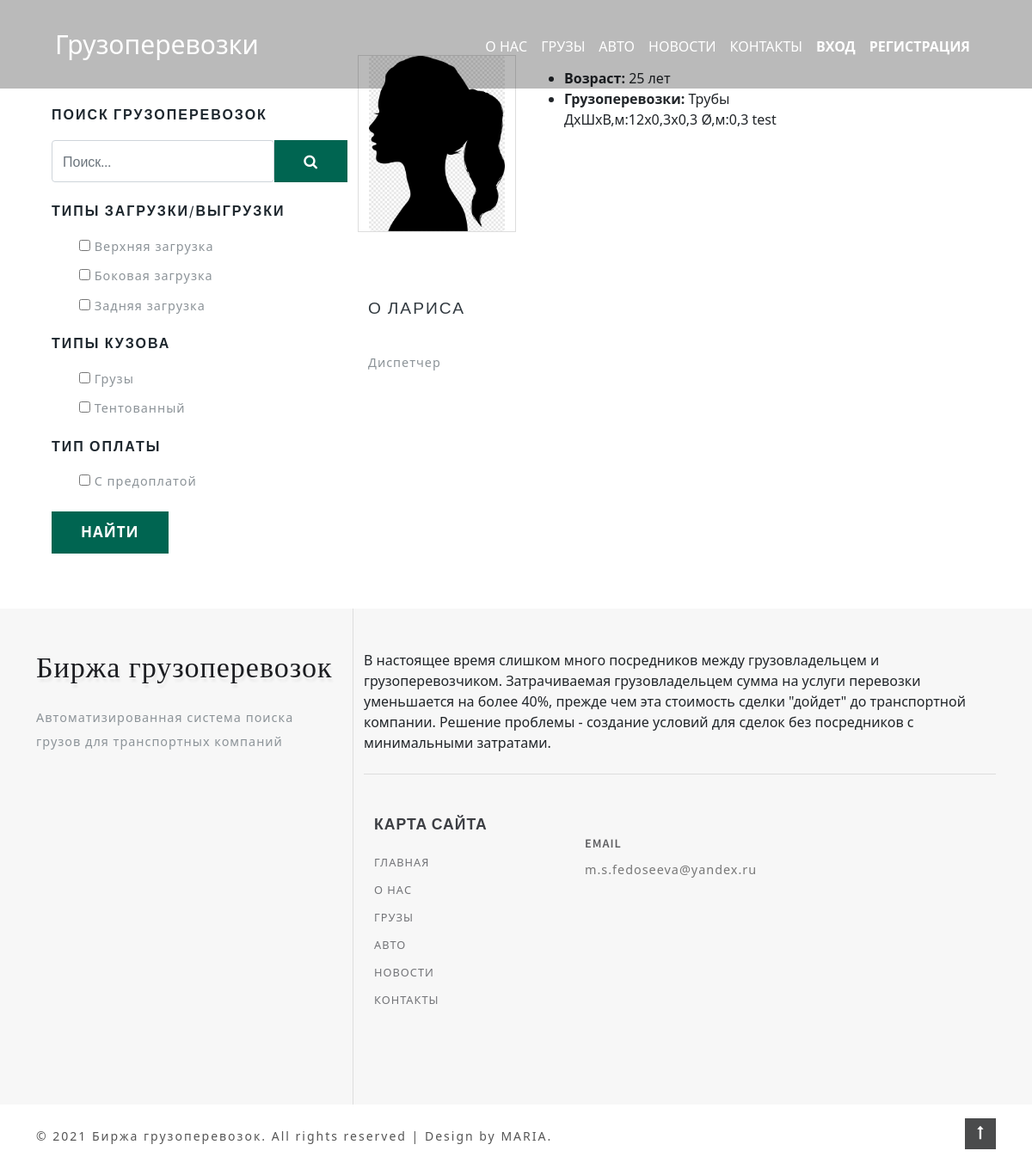
Page /worker/Лариса/ on the earlier database version.
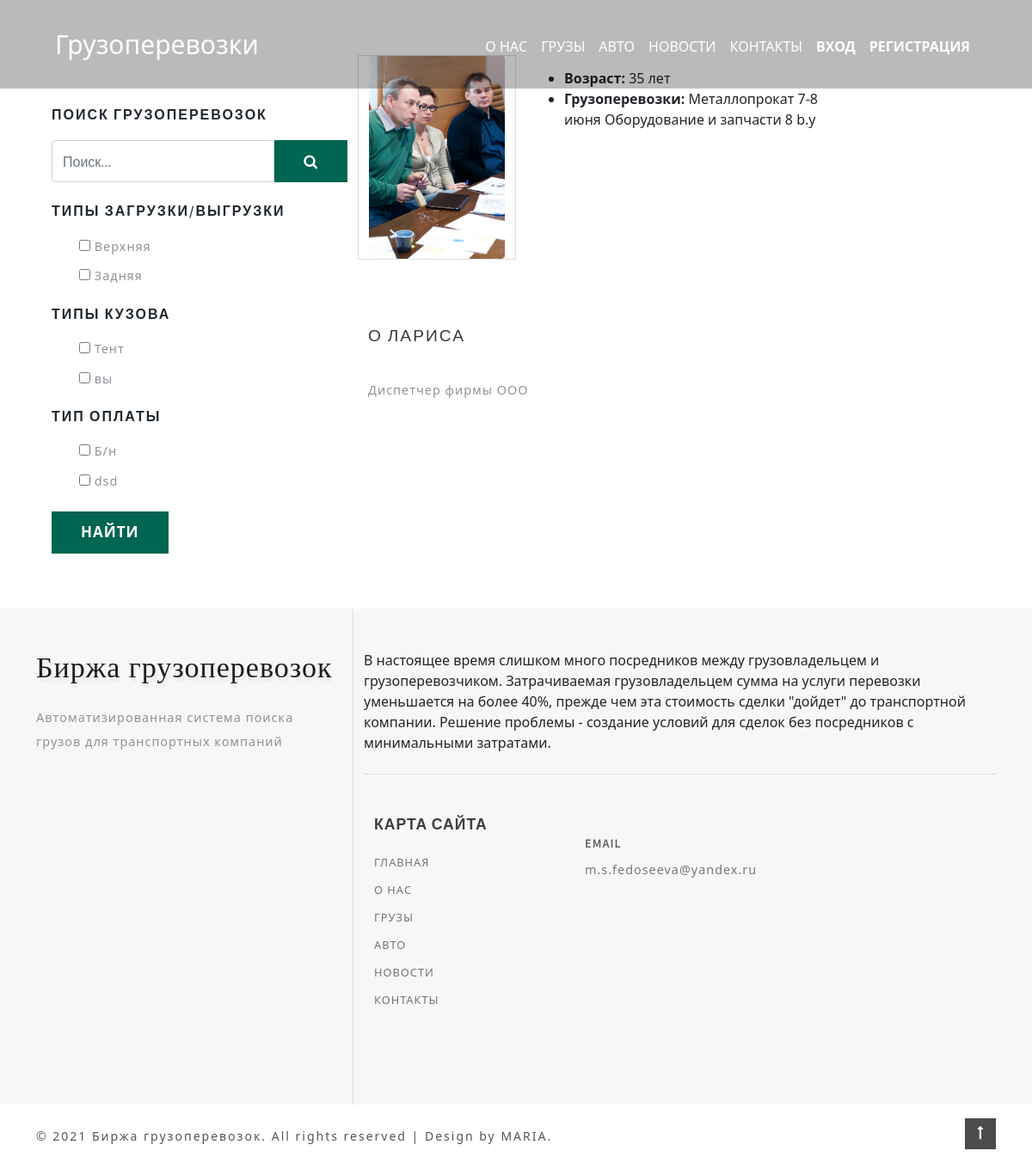
Same page on the later database version.
### freights/models.py (models this page shows, shortened)
class Type(models.Model):
    name = models.CharField("Имя", max_length=100)
    description = models.TextField("Описание")
    url = models.SlugField(max_length=160, unique=True)
    class Meta:
        verbose_name = "Типы загрузки"
        verbose_name_plural = "Типы загрузки"

class Category(models.Model):
    name = models.CharField("Тип кузова", max_length=150)
    description = models.TextField("Описание")
    url = models.SlugField(max_length=160, unique=True)
    class Meta:
        verbose_name = "Тип кузова"
        verbose_name_plural = "Типы кузова"

class Pays(models.Model):
    name = models.CharField("Имя", max_length=100)
    description = models.TextField("Описание")
    url = models.SlugField(max_length=160, unique=True)
    class Meta:
        verbose_name = "Тип оплаты"
        verbose_name_plural = "Типы оплаты"

class Worker(models.Model):
    name = models.CharField("Имя", max_length=100)
    age = models.PositiveSmallIntegerField("Возраст", default=0)
    description = models.TextField("Описание")
    image = models.ImageField("Изображение", upload_to="workers/")
    class Meta:
        verbose_name = "Директоры и диспетчеры"
        verbose_name_plural = "Директоры и диспетчеры"

class Freight(models.Model):
    title = models.CharField("Название", max_length=100)
    city1 = models.CharField("Загрузка", max_length=100, default='')
    description = models.TextField("Описание")
    author = models.ForeignKey(settings.AUTH_USER_MODEL, default=settings.AUTH_USER_MODEL, on_delete=models.CASCADE, )
    city2 = models.CharField("Выгрузка", max_length=100, default='')
    directors = models.ManyToManyField(Worker, verbose_name="диспетчер", related_name="freight_director")
    workers = models.ManyToManyField(Worker, verbose_name="директор", related_name="freight_worker")
    types = models.ManyToManyField(Type, verbose_name="типы")
    pays = models.ManyToManyField(Pays, verbose_name="типы оплаты")
    date_to = models.DateField("Дата загрузки", default=date.today)
    date_off = models.DateField("Дата выгрузки", default=date.today)
    volume = models.PositiveIntegerField(
        "Объем груза", default=10, help_text="указывать в м3"
    )
    weight = models.PositiveIntegerField(
        "Масса груза", default=0, help_text="указывать в тоннах"
    )
    sum = models.PositiveIntegerField(
        "Ставка", default=0, help_text="указывать сумму в рублях"
    )
    category = models.ForeignKey(
        Category, verbose_name="Тип кузова", on_delete=models.SET_NULL, null=True
    )
    url = models.SlugField(max_length=130, unique=True)
    draft = models.BooleanField("Черновик", default=False)
    def get_absolute_url(self):
        return reverse("freight_detail", kwargs={"slug": self.url})
    class Meta:
        verbose_name = "Грузоперевозка"
        verbose_name_plural = "Грузоперевозки"

### freights/views.py (the view)
# urls.py: path("worker/<str:slug>/", views.WorkerView.as_view(), name="worker_detail"),
class WorkerView(TypePay, DetailView):
    model = Worker
    template_name = 'freights/worker.html'
    slug_field = "name"

### freights/templatetags/freight_tag.py (called while the page is built)
@register.inclusion_tag('freights/tags/last_freight.html')
def get_last_freights(count=5):
    freights = Freight.objects.order_by("id")[:count]
    return {"last_freights": freights}

### freights/views.py (called while the page is built)
    def get_types(self):
        return Type.objects.all()

    def get_pays(self):
        return Pays.objects.all()

    def get_categories(self):
        return Category.objects.all()

### templates/freights/worker.html (shortened to what this page needs)
{% extends 'freights/base.html' %}
{% load static %}
{% block container %}
    <div class="container py-md-3">
{% endblock container %}
{% block sidebar %}
    <div class="side-bar col-lg-4">
{% endblock sidebar %}
{% block freight %}
    <div class="left-ads-display col-lg-8">
        <div class="row">
            <div class="desc1-left col-md-3">
                <img src="{{ worker.image.url }}" class="img-fluid" alt="">
            </div>
            <div class="desc1-right col-md-6 pl-lg-4">
                <ul>
                    <li>
                        <span><b>Возраст:</b> {{ worker.age }} лет</span></li>
                    <li><span><b>Грузоперевозки:</b>
                        {% for freight in worker.freight_director.all %}
                        {{ freight.title }}
                    {% endfor %}
                    </span>
                    </li>
                </ul>
            </div>
        </div>
        <div class="row sub-para-w3layouts mt-5">
            <h3 class="shop-sing editContent">
                О {{ worker.name }}
            </h3>
            <p style="width:100%" class="editContent">
                {{ worker.description|safe }}
            </p>
        </div>
    </div>
{% endblock freight %}

### templates/include/sidebar.html
{%load freight_tag%}
<div class="search-bar w3layouts-newsletter" style="margin-top:60px">
    <h3 class="sear-head editContent">Поиск грузоперевозок</h3>
    <form action="{% url 'search' %}" method="get" class="d-flex editContent">
        <input type="search" placeholder="Поиск..." name="q" class="form-control" required="">
        <button type="submit" class="btn1 btn">
            <span class="fa fa-search" aria-hidden="true"></span>
        </button>
    </form>
</div>
    <form action="{% url 'filter' %}" method="get" name="filter">
    <div class="left-side my-4">
        <h3 class="sear-head editContent" >Типы загрузки/выгрузки</h3>
        <ul class="w3layouts-box-list">
            {%for type in view.get_types%}
            <li class="editContent" >
                <input type="checkbox" class="checked" name="type" value="{{type.id}}">
                <span class="span editContent" >{{type.name}}</span>
            </li>
            {%endfor%}
        </ul>
    </div>
    <div class="left-side my-4">
        <h3 class="sear-head editContent" >Типы кузова</h3>
        <ul class="w3layouts-box-list">
            {%for category in view.get_categories%}
            <li class="editContent" >
                <input type="checkbox" class="checked" name="type" value="{{category.id}}">
                <span class="span editContent" >{{category.name}}</span>
            </li>
            {%endfor%}
        </ul>
    </div>
    <div class="left-side my-4">
        <h3 class="sear-head editContent" >Тип оплаты</h3>
        <ul class="w3layouts-box-list">
            {%for pay in view.get_pays%}
            <li class="editContent" >
                <input type="checkbox" class="checked" name="pay" value="{{pay.id}}">
                <span class="span editContent" >{{pay.name}}</span>
            </li>
            {%endfor%}
        </ul>
    </div>
    <button type="submit" class="btng">Найти</button>
    </form>

Differences in the rows shown:
removed Type: name "Боковая загрузка"
removed Type: name "Задняя загрузка"
removed Category: name "Грузы"
removed Pays: name "С предоплатой"
no longer on this page (row edited): Worker: image (picture), age "25", name "ЛАРИСА", description "Диспетчер"
removed Freight: title "Трубы ДxШxВ,м:12x0,3x0,3 Ø,м:0,3"
removed Freight: title "test"
changed Type: name "Верхняя загрузка" → "Верхняя"
added Type: name "Задняя"
added Category: name "Тент"
changed Category (number 2 of 2 on the later page): name "Тентованный" → "вы"
added Pays: name "Б/н"
added Pays: name "dsd"
now on this page (row edited): Worker: image (picture), age "35", name "ЛАРИСА", description "Диспетчер фирмы ООО"
added Freight: title "Металлопрокат 7-8 июня"
added Freight: title "Оборудование и запчасти 8 b.y"
